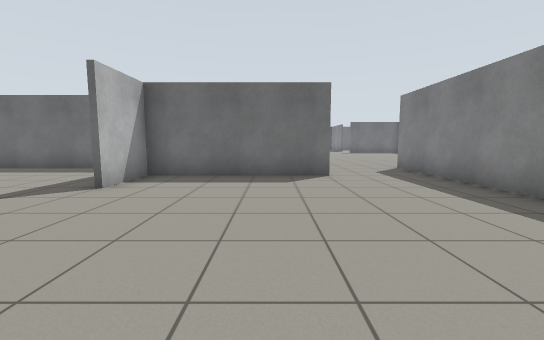
View 1 (above)

24 first-person views from a walk through a world built for the Gazebo simulator. The camera is 0.94 m above the floor, tilts 6° down and sees 90° across. The floor is counted in squares, 1 m on a side. Each view is taken from the middle of a square. On the plan, view 1 faces up. The plan holds only what a view shows up to about 11 squares ahead; the rest is blank.

View 2
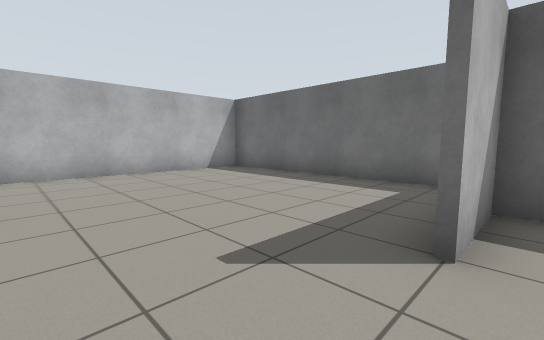

View 3
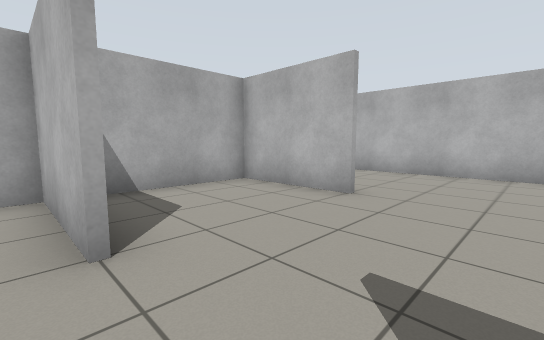

View 4
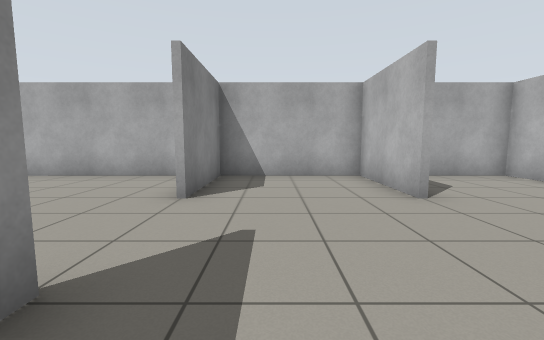

View 5
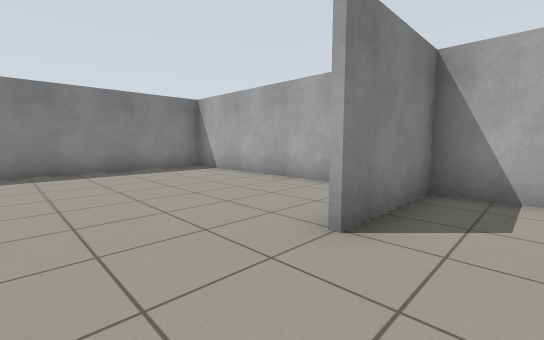

View 6
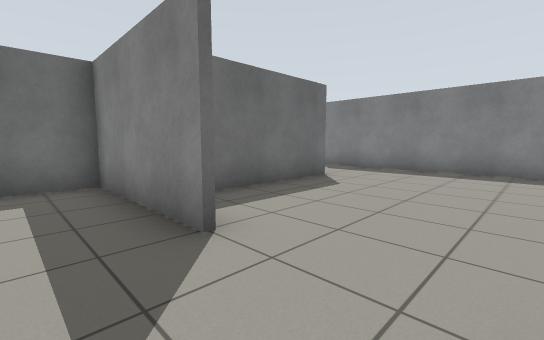

View 7
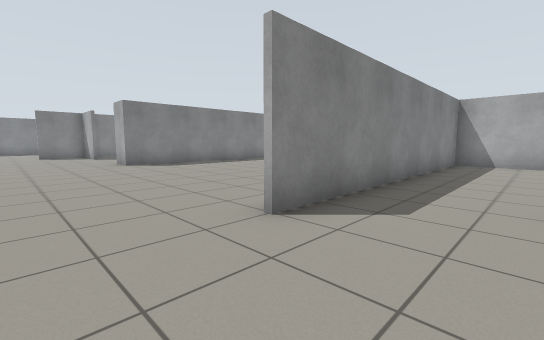

View 8
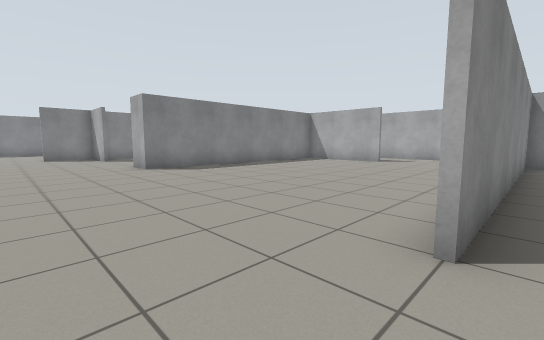

View 9
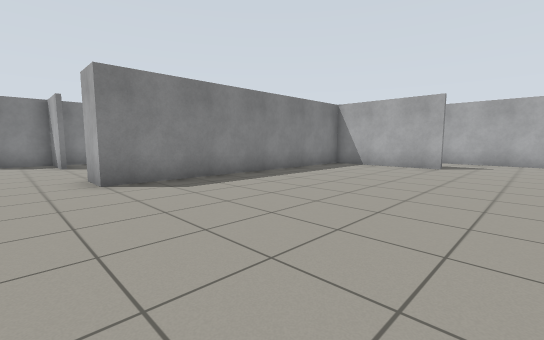

View 10
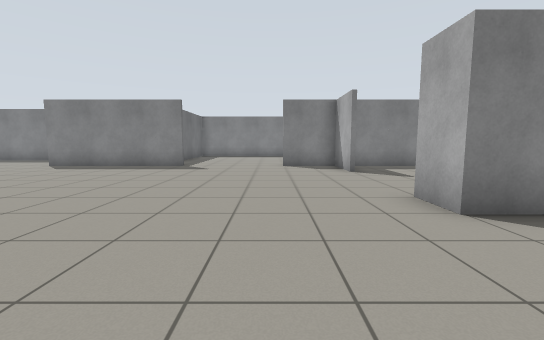

View 11
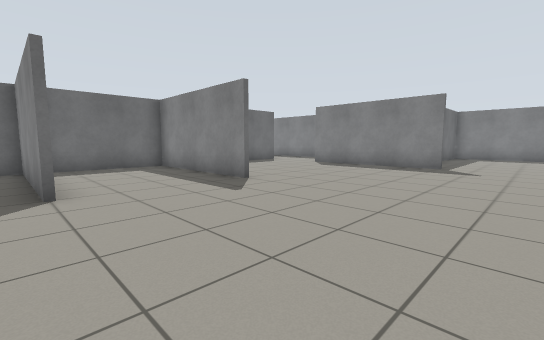

View 12
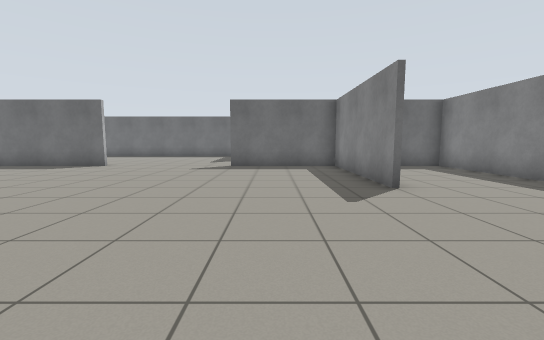

View 13
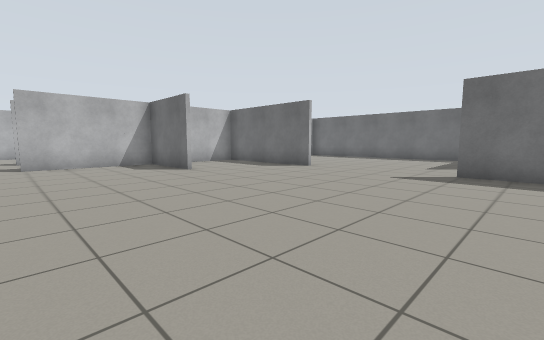

View 14
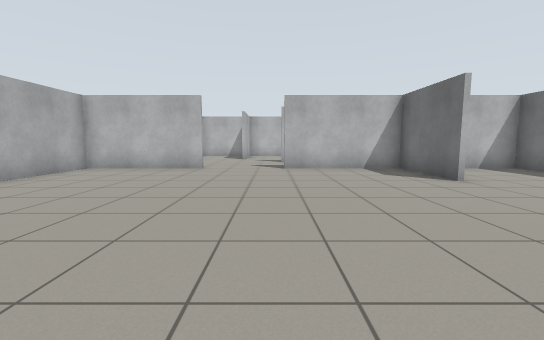

View 15
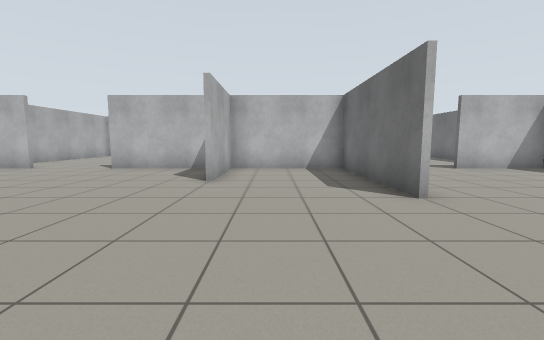

View 16
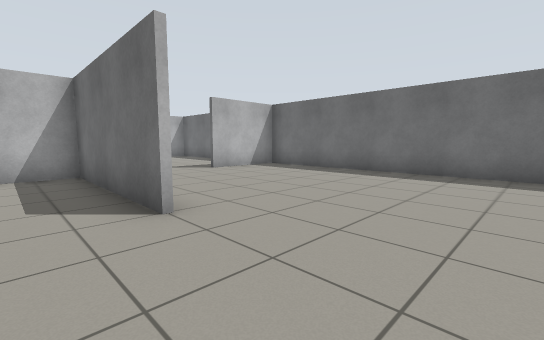

View 17
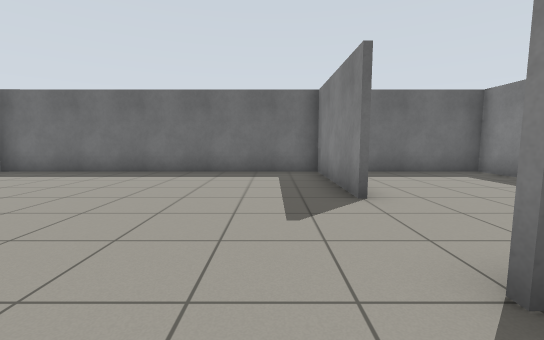

View 18
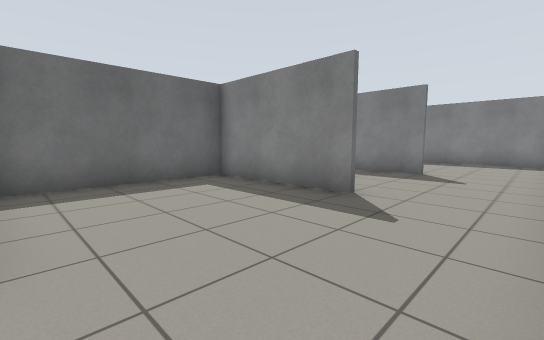

View 19
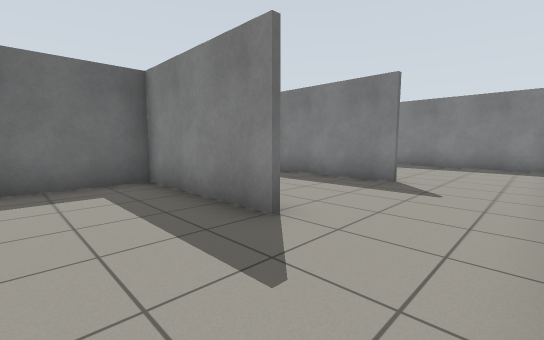

View 20
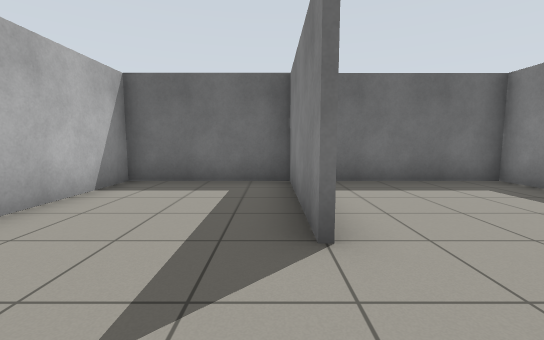

View 21
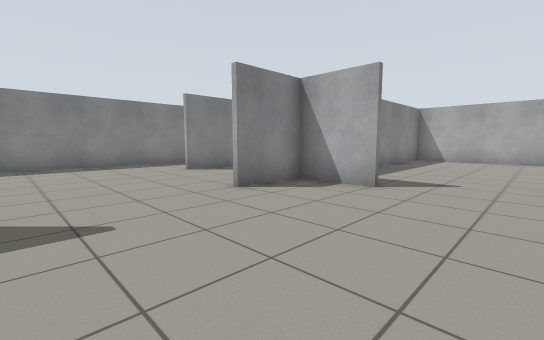

View 22
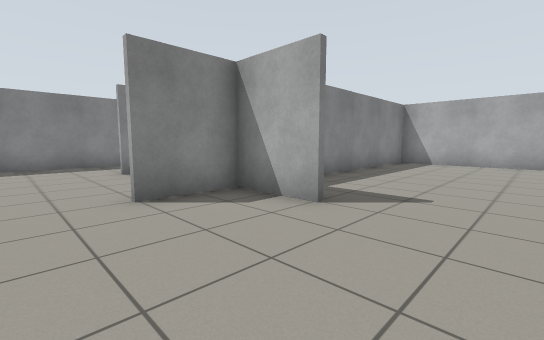

View 23
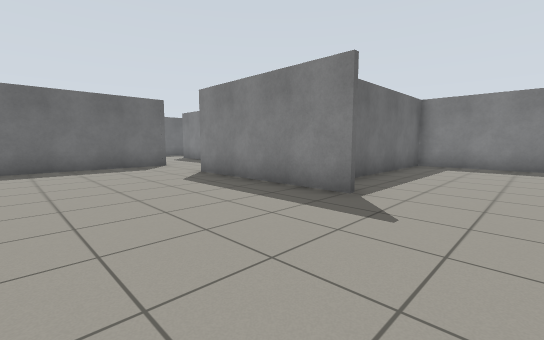

View 24
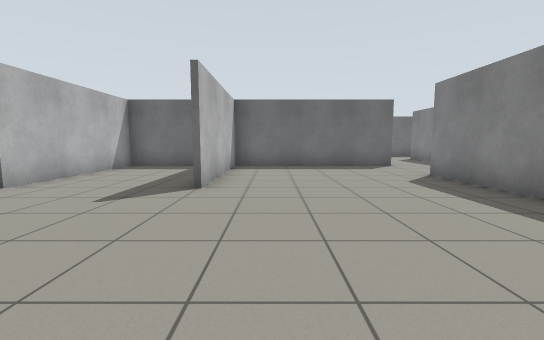

### Floor plan
Points are (right, up) in squares from view 1. A wall is a line through its corners. A room is listed if a view was taken in it or the views show most of it. See-through windows are left out.
Room 1 (views 1, 2, 3, 4, 5, 6)
walls: (-3.6, 5.4) (-3.6, 9.4) (-11.4, 9.4) (-11.4, -0.4) (-9.3, -0.4); (-3.4, 2.6) (-3.4, -0.5); (-3.4, 6.9) (-3.4, 5.4); (-7.4, 2.6) (-7.4, -0.4) (4.4, -0.4) (4.4, 7.6); (-3.6, -0.5) (-3.6, 2.6); (1.6, 7.4) (-3.5, 7.4)
ways out: opening at (2.5, 7) to room 2
Room 2 (views 7, 8, 9, 10, 11, 12, 13, 14, 15, 16, 17, 18, 19, 20, 21, 22, 23, 24)
walls: (10.4, 17.4) (10.4, 22.5); (14.4, 17.4) (14.4, 22.5); (10.6, 22.5) (10.6, 17.4); (4.4, 7.6) (4.4, 9.6); (14.6, 22.5) (14.6, 17.4); (-0.4, 18.4) (-3.5, 18.4); (1.6, 22.4) (-3.4, 22.4) (-3.4, 14.4); (11.4, 25.4) (11.4, 29.5); (6.4, 25.4) (6.4, 29.4) (-3.4, 29.4) (-3.4, 26.4); (18.4, 8.6) (20.4, 8.6) (20.4, 10.6); (20.4, 14.4) (20.4, 19.6); (15.4, 25.4) (15.4, 29.4) (7, 29.4); (-3.4, 11.6) (-3.4, 6.9); (-3.5, 18.6) (-0.4, 18.6); (20.6, 22.4) (6.3, 22.4); (20.4, 22.9) (20.4, 29.4) (16.5, 29.4); (-3.5, 7.6) (-0.4, 7.6); (11.6, 29.5) (11.6, 26.2); (13.4, 0.6) (13.4, 8.6) (14.6, 8.6); (9.4, -0.4) (12.4, -0.4); (16, -0.4) (19.4, -0.4); (24.4, 7.6) (24.4, 9.6); (20.4, 0.6) (20.4, 8.3); (7, -3.4) (9.4, -3.4); (27.4, 8.8) (27.4, 15.4) (22.4, 15.4)
ways out: opening at (2.5, 7) to room 1; opening at (6.5, -2.5); opening at (10.5, -2.5); opening at (20, 20.5)

Where each view was taken, in squares from view 1:
view 1: 0 up, 0 right, facing up
view 2: 3 up, 3 left, facing up-left
view 3: 5 up, 3 left, facing down-left
view 4: 7 up, 5 left, facing down
view 5: 5 up, 5 left, facing down-right
view 6: 3 up, 5 left, facing up-right
view 7: 12 up, 2 right, facing down-right
view 8: 12 up, 4 right, facing down-right
view 9: 10 up, 7 right, facing down-right
view 10: 11 up, 10 right, facing right
view 11: 12 up, 10 right, facing up-right
view 12: 12 up, 8 right, facing up
view 13: 14 up, 8 right, facing up-left
view 14: 14 up, 6 right, facing left
view 15: 20 up, 6 right, facing left
view 16: 21 up, 5 right, facing up-left
view 17: 21 up, 5 right, facing up
view 18: 23 up, 7 right, facing up-right
view 19: 23 up, 9 right, facing up-right
view 20: 23 up, 15 right, facing up
view 21: 14 up, 16 right, facing down-right
view 22: 12 up, 16 right, facing down-right
view 23: 12 up, 16 right, facing up-right
view 24: 12 up, 16 right, facing up
